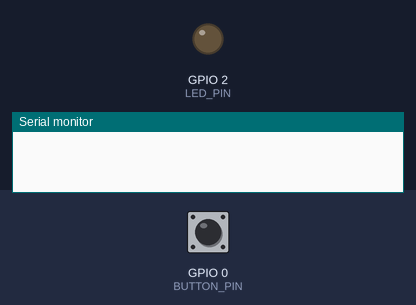
The program below on a simulated ESP32. On the bench: output pins drawn as LEDs (lit = HIGH), the last lines printed to the serial monitor. Inputs (shaded band) come from the test bench; at power-on: GPIO 0 (BUTTON_PIN) HIGH.

Above: at 1.2 s.
1.3 s: GPIO 0 (BUTTON_PIN) pulled LOW for 0.15 s
At 1.6 s:
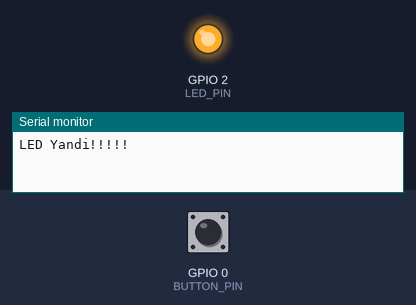
Timing chart, 0 to 4.3 s (numbered marks = the images above; inputs shaded):
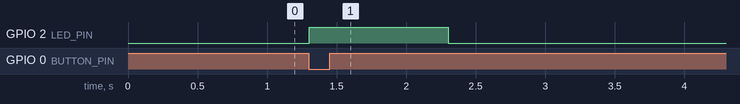

Measured:
- after the input at 1.3 s, GPIO 2 (LED_PIN): LOW → HIGH at once, → LOW 1.0 s later

The program:

main.cpp
```cpp
#include <Arduino.h>
#include "freertos/FreeRTOS.h"
#include "freertos/task.h"
#include "freertos/semphr.h"

// pin tanimlamalari
#define LED_PIN 2
#define BUTTON_PIN 0

// binary semaphore tanimlamasi
SemaphoreHandle_t xBinarySemaphore;

// Rutin kesme fonksiyonu

void IRAM_ATTR buttonISR(){
  // Semaphore'u tetikle
  xSemaphoreGiveFromISR(xBinarySemaphore, NULL);
}

// LED Kontrol Görevi
void LEDTask(void *pvParameters){
  while(1){
    // Semaphore'u al
    if(xSemaphoreTake(xBinarySemaphore, portMAX_DELAY) == pdTRUE){
      // LED'i yak
      digitalWrite(LED_PIN, HIGH);
      Serial.println("LED Yandi!!!!!");
      vTaskDelay(1000 / portTICK_PERIOD_MS); // 1 saniye bekletiyorum
      // LED'i sondur
      digitalWrite(LED_PIN, LOW);
      Serial.println("LED Sondu!!!!!");
    }
    }
  }

void setup() {

    // Seri portu baslat
  Serial.begin(115200);

  // LED ve Buton Pinlerini Ayarla
  pinMode(LED_PIN, OUTPUT);
  pinMode(BUTTON_PIN, INPUT_PULLUP);

  // Binary Semaphore'u olustur
  xBinarySemaphore = xSemaphoreCreateBinary();
  if(xBinarySemaphore == NULL){
    Serial.println("Binary Semaphore Olusturulamadi");
  while(1);
  }

  // Kesme fonksiyonunu tetikle
  attachInterrupt(digitalPinToInterrupt(BUTTON_PIN), buttonISR, FALLING);

  // LED Task'ini olustur
  xTaskCreate(
    LEDTask,
    "LED Task",
    1000,
    NULL,
    1,
    NULL
  );

}


void loop() {
  // Bos void loop fonksiyonu ;
}
```
